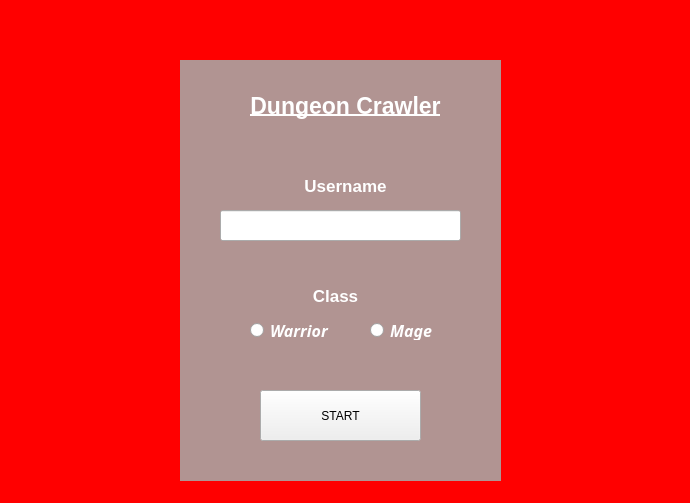
<?xml version="1.0" encoding="UTF-8"?>
<ui version="4.0">
 <class>Form</class>
 <widget class="QWidget" name="Form">
  <property name="geometry">
   <rect>
    <x>0</x>
    <y>0</y>
    <width>690</width>
    <height>503</height>
   </rect>
  </property>
  <property name="windowTitle">
   <string>Form</string>
  </property>
  <widget class="QLabel" name="background_wall">
   <property name="geometry">
    <rect>
     <x>-2</x>
     <y>-5</y>
     <width>701</width>
     <height>511</height>
    </rect>
   </property>
   <property name="styleSheet">
    <string notr="true">background-color: red;</string>
   </property>
   <property name="text">
    <string/>
   </property>
  </widget>
  <widget class="QLabel" name="titleLabel">
   <property name="geometry">
    <rect>
     <x>240</x>
     <y>70</y>
     <width>211</width>
     <height>71</height>
    </rect>
   </property>
   <property name="font">
    <font>
     <pointsize>17</pointsize>
     <bold>true</bold>
     <underline>true</underline>
    </font>
   </property>
   <property name="layoutDirection">
    <enum>Qt::LeftToRight</enum>
   </property>
   <property name="styleSheet">
    <string notr="true">color: white</string>
   </property>
   <property name="frameShadow">
    <enum>QFrame::Plain</enum>
   </property>
   <property name="text">
    <string>Dungeon Crawler</string>
   </property>
   <property name="textFormat">
    <enum>Qt::PlainText</enum>
   </property>
   <property name="alignment">
    <set>Qt::AlignCenter</set>
   </property>
  </widget>
  <widget class="QLabel" name="user_label">
   <property name="geometry">
    <rect>
     <x>240</x>
     <y>150</y>
     <width>211</width>
     <height>71</height>
    </rect>
   </property>
   <property name="font">
    <font>
     <pointsize>13</pointsize>
     <bold>true</bold>
    </font>
   </property>
   <property name="layoutDirection">
    <enum>Qt::LeftToRight</enum>
   </property>
   <property name="styleSheet">
    <string notr="true">color: white</string>
   </property>
   <property name="frameShadow">
    <enum>QFrame::Plain</enum>
   </property>
   <property name="text">
    <string>Username</string>
   </property>
   <property name="textFormat">
    <enum>Qt::PlainText</enum>
   </property>
   <property name="alignment">
    <set>Qt::AlignCenter</set>
   </property>
  </widget>
  <widget class="QLineEdit" name="username_entry">
   <property name="geometry">
    <rect>
     <x>220</x>
     <y>210</y>
     <width>241</width>
     <height>31</height>
    </rect>
   </property>
  </widget>
  <widget class="QPushButton" name="btn_start">
   <property name="geometry">
    <rect>
     <x>260</x>
     <y>390</y>
     <width>161</width>
     <height>51</height>
    </rect>
   </property>
   <property name="text">
    <string>START</string>
   </property>
  </widget>
  <widget class="QLabel" name="class_label">
   <property name="geometry">
    <rect>
     <x>230</x>
     <y>260</y>
     <width>211</width>
     <height>71</height>
    </rect>
   </property>
   <property name="font">
    <font>
     <pointsize>13</pointsize>
     <bold>true</bold>
    </font>
   </property>
   <property name="layoutDirection">
    <enum>Qt::LeftToRight</enum>
   </property>
   <property name="styleSheet">
    <string notr="true">color: white</string>
   </property>
   <property name="frameShadow">
    <enum>QFrame::Plain</enum>
   </property>
   <property name="text">
    <string>Class</string>
   </property>
   <property name="textFormat">
    <enum>Qt::PlainText</enum>
   </property>
   <property name="alignment">
    <set>Qt::AlignCenter</set>
   </property>
  </widget>
  <widget class="QRadioButton" name="warrior_radio">
   <property name="geometry">
    <rect>
     <x>250</x>
     <y>320</y>
     <width>89</width>
     <height>20</height>
    </rect>
   </property>
   <property name="font">
    <font>
     <family>Sitka Text Semibold</family>
     <pointsize>12</pointsize>
     <italic>true</italic>
     <bold>true</bold>
    </font>
   </property>
   <property name="styleSheet">
    <string notr="true">color: white</string>
   </property>
   <property name="text">
    <string>Warrior</string>
   </property>
  </widget>
  <widget class="QRadioButton" name="mage_radio">
   <property name="geometry">
    <rect>
     <x>370</x>
     <y>320</y>
     <width>89</width>
     <height>20</height>
    </rect>
   </property>
   <property name="font">
    <font>
     <family>Sitka Text Semibold</family>
     <pointsize>12</pointsize>
     <italic>true</italic>
     <bold>true</bold>
    </font>
   </property>
   <property name="styleSheet">
    <string notr="true">color: white</string>
   </property>
   <property name="text">
    <string>Mage</string>
   </property>
  </widget>
  <widget class="QLabel" name="label_error">
   <property name="geometry">
    <rect>
     <x>190</x>
     <y>250</y>
     <width>301</width>
     <height>31</height>
    </rect>
   </property>
   <property name="font">
    <font>
     <pointsize>8</pointsize>
     <bold>true</bold>
    </font>
   </property>
   <property name="layoutDirection">
    <enum>Qt::LeftToRight</enum>
   </property>
   <property name="styleSheet">
    <string notr="true">color: rgb(255, 165, 138)</string>
   </property>
   <property name="frameShadow">
    <enum>QFrame::Plain</enum>
   </property>
   <property name="text">
    <string/>
   </property>
   <property name="textFormat">
    <enum>Qt::PlainText</enum>
   </property>
   <property name="alignment">
    <set>Qt::AlignCenter</set>
   </property>
  </widget>
  <widget class="QLabel" name="background_wall_2">
   <property name="geometry">
    <rect>
     <x>180</x>
     <y>60</y>
     <width>321</width>
     <height>421</height>
    </rect>
   </property>
   <property name="styleSheet">
    <string notr="true">background-color: rgb(177, 148, 146)</string>
   </property>
   <property name="text">
    <string/>
   </property>
  </widget>
  <zorder>background_wall</zorder>
  <zorder>background_wall_2</zorder>
  <zorder>titleLabel</zorder>
  <zorder>user_label</zorder>
  <zorder>username_entry</zorder>
  <zorder>btn_start</zorder>
  <zorder>class_label</zorder>
  <zorder>warrior_radio</zorder>
  <zorder>mage_radio</zorder>
  <zorder>label_error</zorder>
 </widget>
 <resources/>
 <connections/>
</ui>
